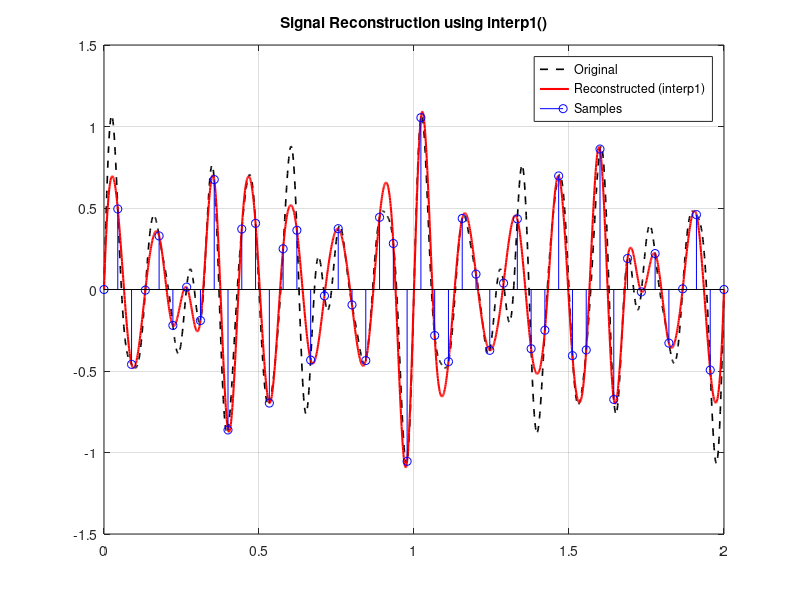

MATLAB code to generate this figure:


%
%
%
%
%
%
%
%
%
%
%
%
%
%%
%task 4
clc; clear; close all;

% Reusing from Task 3
Fo = 15;
Fs2 = 1.5*Fo;
ts2 = 0:1/Fs2:2;
x2 = 0.5*sin(14*pi*ts2) + (1/3)*sin(18*pi*ts2) + (1/5)*sin(24*pi*ts2) + (1/7)*sin(30*pi*ts2);

% Interpolated time vector
t_interp = 0:0.001:2;
x_interp = interp1(ts2, x2, t_interp, 'spline');

% Original signal for comparison
x_original = 0.5*sin(14*pi*t_interp) + (1/3)*sin(18*pi*t_interp) + ...
             (1/5)*sin(24*pi*t_interp) + (1/7)*sin(30*pi*t_interp);

% Plot
figure;
plot(t_interp, x_original, 'k--', 'LineWidth', 1.2); hold on;
plot(t_interp, x_interp, 'r', 'LineWidth', 1.5);
stem(ts2, x2, 'b');
legend('Original', 'Reconstructed (interp1)', 'Samples');
title('Signal Reconstruction using interp1()'); grid on;


